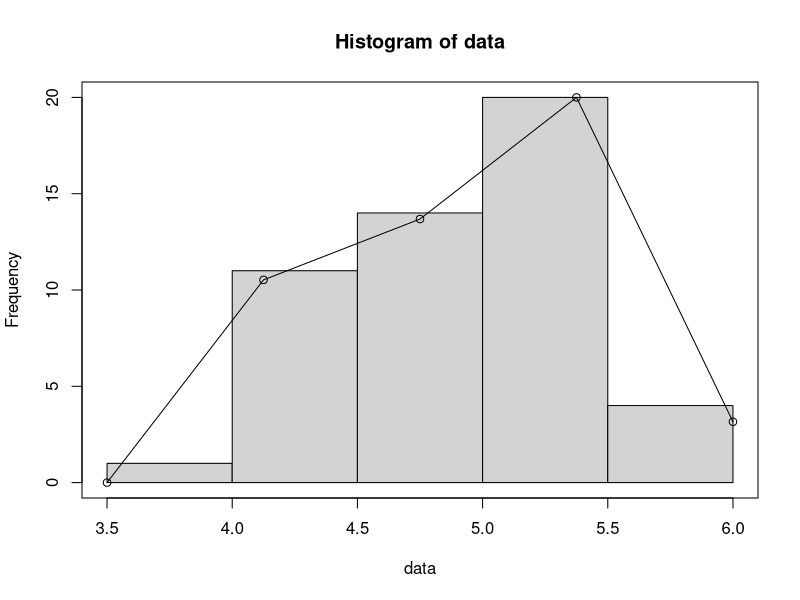

R code for this plot:
data <- c(5.2, 5.5, 5.5, 4.1, 3.6, 4.2, 4.3, 5.0, 4.1, 4.5,
          4.2, 4.8, 5.0, 4.5, 5.2, 5.5, 5.2, 5.2, 4.4, 4.9,
          4.5, 5.5, 5.5, 5.1, 5.6, 5.4, 4.8, 5.3, 5.0, 4.5,
          5.1, 4.8, 5.0, 5.4, 5.1, 5.6, 4.5, 5.3, 4.9, 5.1,
          5.1, 4.9, 5.2, 4.9, 4.7, 5.6, 5.5, 4.7, 5.0, 6.0)

pt <- hist(data)
pt
par(new = T)
ft <- plot(pt$density, type = 'o', xaxt = 'n', yaxt = 'n', xlab = '', ylab = '')
ft

tbl <- table(data)